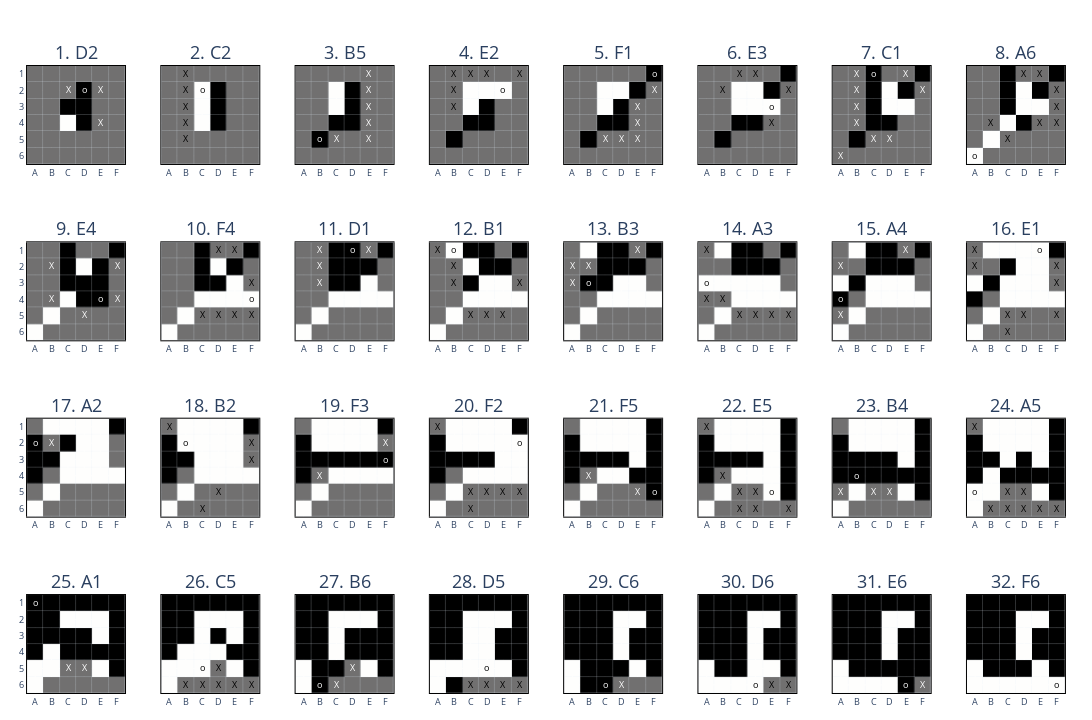

The notebook cell saved with this chart:
### Code cell
dataset_dict = load_dataset("awonga/othello-gpt")
plot_game(dataset_dict["test"][0], subplot_size=180, n_cols=8)
